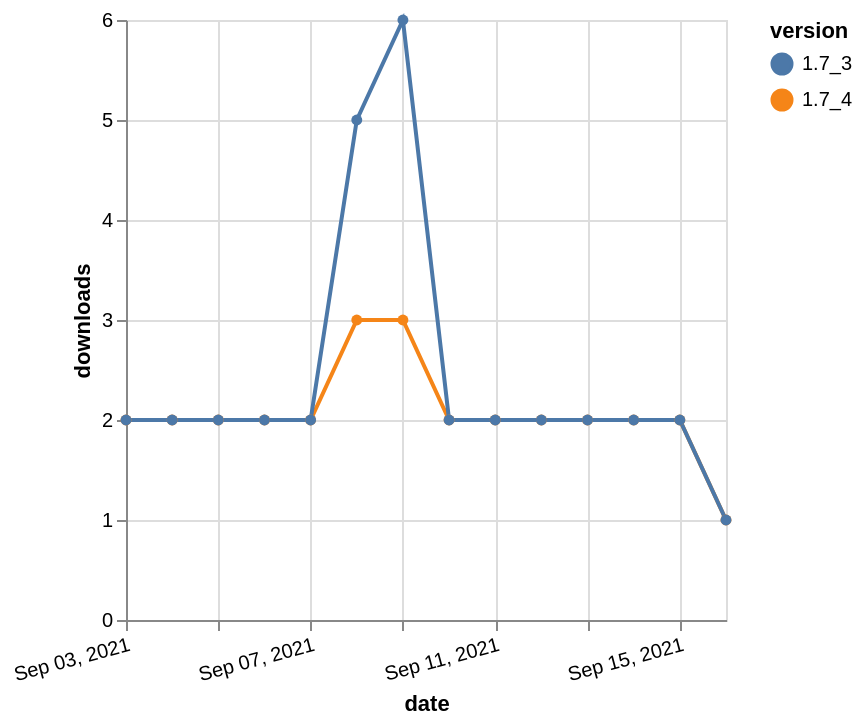

Source (Vega-Lite JSON):
### Vega-Lite specification from a JSON file in a GitHub repository (floating-point values rounded to 4 significant figures)
{"$schema": "https://vega.github.io/schema/vega-lite/v5.json", "description": "A simple bar chart with embedded data.", "data": {"values": [{"date": "2021-09-03", "total": 1979, "delta": 2, "version": "1.7_4"}, {"date": "2021-09-04", "total": 1981, "delta": 2, "version": "1.7_4"}, {"date": "2021-09-05", "total": 1983, "delta": 2, "version": "1.7_4"}, {"date": "2021-09-06", "total": 1985, "delta": 2, "version": "1.7_4"}, {"date": "2021-09-07", "total": 1987, "delta": 2, "version": "1.7_4"}, {"date": "2021-09-08", "total": 1990, "delta": 3, "version": "1.7_4"}, {"date": "2021-09-09", "total": 1993, "delta": 3, "version": "1.7_4"}, {"date": "2021-09-10", "total": 1995, "delta": 2, "version": "1.7_4"}, {"date": "2021-09-11", "total": 1997, "delta": 2, "version": "1.7_4"}, {"date": "2021-09-12", "total": 1999, "delta": 2, "version": "1.7_4"}, {"date": "2021-09-13", "total": 2001, "delta": 2, "version": "1.7_4"}, {"date": "2021-09-14", "total": 2003, "delta": 2, "version": "1.7_4"}, {"date": "2021-09-15", "total": 2005, "delta": 2, "version": "1.7_4"}, {"date": "2021-09-16", "total": 2006, "delta": 1, "version": "1.7_4"}, {"date": "2021-09-03", "total": 2799, "delta": 2, "version": "1.7_3"}, {"date": "2021-09-04", "total": 2801, "delta": 2, "version": "1.7_3"}, {"date": "2021-09-05", "total": 2803, "delta": 2, "version": "1.7_3"}, {"date": "2021-09-06", "total": 2805, "delta": 2, "version": "1.7_3"}, {"date": "2021-09-07", "total": 2807, "delta": 2, "version": "1.7_3"}, {"date": "2021-09-08", "total": 2812, "delta": 5, "version": "1.7_3"}, {"date": "2021-09-09", "total": 2818, "delta": 6, "version": "1.7_3"}, {"date": "2021-09-10", "total": 2820, "delta": 2, "version": "1.7_3"}, {"date": "2021-09-11", "total": 2822, "delta": 2, "version": "1.7_3"}, {"date": "2021-09-12", "total": 2824, "delta": 2, "version": "1.7_3"}, {"date": "2021-09-13", "total": 2826, "delta": 2, "version": "1.7_3"}, {"date": "2021-09-14", "total": 2828, "delta": 2, "version": "1.7_3"}, {"date": "2021-09-15", "total": 2830, "delta": 2, "version": "1.7_3"}, {"date": "2021-09-16", "total": 2831, "delta": 1, "version": "1.7_3"}]}, "width": "container", "mark": {"type": "line", "point": {"filled": true}}, "encoding": {"x": {"field": "date", "type": "temporal", "timeUnit": "yearmonthdate", "title": "date", "axis": {"labelAngle": -15}}, "y": {"field": "delta", "type": "quantitative", "title": "downloads"}, "color": {"field": "version", "type": "nominal"}, "tooltip": {"field": "delta"}}}
